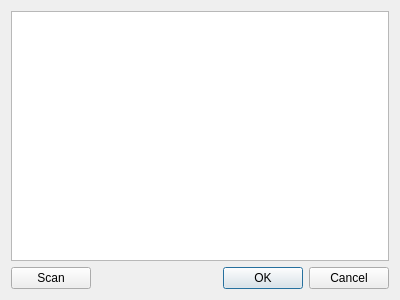
<?xml version="1.0" encoding="UTF-8"?>
<ui version="4.0">
 <class>DialogDevice</class>
 <widget class="QDialog" name="DialogDevice">
  <property name="geometry">
   <rect>
    <x>0</x>
    <y>0</y>
    <width>400</width>
    <height>300</height>
   </rect>
  </property>
  <property name="windowTitle">
   <string>Dialog</string>
  </property>
  <layout class="QVBoxLayout" name="verticalLayout_2">
   <item>
    <widget class="QListWidget" name="listWidgetDevices"/>
   </item>
   <item>
    <layout class="QHBoxLayout" name="horizontalLayout">
     <item>
      <widget class="QPushButton" name="pushButtonScan">
       <property name="text">
        <string>Scan</string>
       </property>
      </widget>
     </item>
     <item>
      <widget class="QDialogButtonBox" name="buttonBox">
       <property name="orientation">
        <enum>Qt::Horizontal</enum>
       </property>
       <property name="standardButtons">
        <set>QDialogButtonBox::Cancel|QDialogButtonBox::Ok</set>
       </property>
      </widget>
     </item>
    </layout>
   </item>
  </layout>
 </widget>
 <resources/>
 <connections>
  <connection>
   <sender>buttonBox</sender>
   <signal>accepted()</signal>
   <receiver>DialogDevice</receiver>
   <slot>accept()</slot>
   <hints>
    <hint type="sourcelabel">
     <x>248</x>
     <y>254</y>
    </hint>
    <hint type="destinationlabel">
     <x>157</x>
     <y>274</y>
    </hint>
   </hints>
  </connection>
  <connection>
   <sender>buttonBox</sender>
   <signal>rejected()</signal>
   <receiver>DialogDevice</receiver>
   <slot>reject()</slot>
   <hints>
    <hint type="sourcelabel">
     <x>316</x>
     <y>260</y>
    </hint>
    <hint type="destinationlabel">
     <x>286</x>
     <y>274</y>
    </hint>
   </hints>
  </connection>
 </connections>
</ui>
